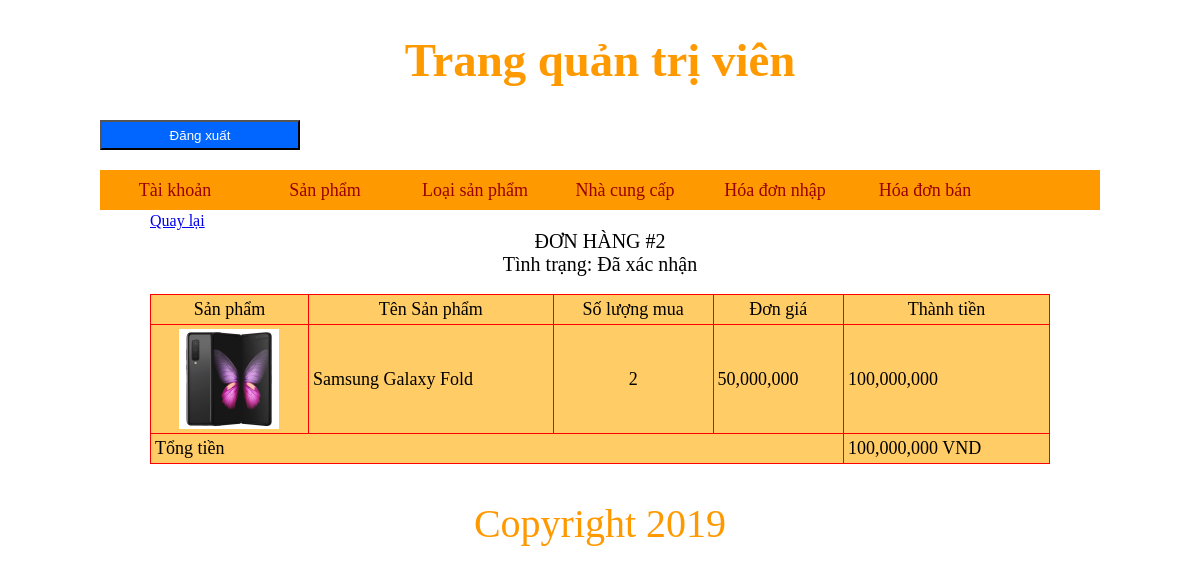
Page /webphukien_congnghe/admin/index.php?quanly=hoadonban&ac=chitiethoadon&id_hoadonban=2 (signed in) on the committed database.
### tables this page shows
CREATE TABLE `hoadonban` (
  `id_hoadonban` int(11) NOT NULL,
  `id_nguoidung` int(11) NOT NULL,
  `ngayhoadon` date NOT NULL,
  `tongtien` float NOT NULL,
  `tinhtrang` varchar(20) NOT NULL,
  `ngaythanhtoan` date NOT NULL
);

CREATE TABLE `chitietban` (
  `id_hoadonban` int(11) NOT NULL,
  `id_sanpham` int(11) NOT NULL,
  `dongia` int(11) NOT NULL,
  `soluong` int(11) NOT NULL,
  `thanhtien` int(11) NOT NULL
);

CREATE TABLE `sanpham` (
  `id_sanpham` int(11) NOT NULL,
  `tensp` varchar(50) NOT NULL,
  `giasp` int(11) NOT NULL,
  `mota` varchar(100) NOT NULL,
  `soluong` int(11) NOT NULL,
  `baohanh` int(11) NOT NULL,
  `hinhanh` varchar(100) NOT NULL,
  `id_loaisp` int(11) NOT NULL,
  `id_ncc` int(11) NOT NULL
);

### webphukien_congnghe/config/config.php (called while the page is built, shortened)
<?php
global $conn;
function select_query($sql) {
	global $conn;
	$query = mysqli_query($conn, $sql);
	$result = array();
	if ($query){
		while ($row = mysqli_fetch_assoc($query)){
			$result[] = $row;
		}
	}
	return $result;
}
?>

### webphukien_congnghe/admin/quanlyhoadonban/chitiet_hoadonban.php (the view, shortened to what this page needs)
<?php
	if(isset($_GET['id_hoadonban'])) {
		$mahoadon = $_GET['id_hoadonban'];
		$sql_get_tinhtrang = "select tinhtrang from hoadonban where id_hoadonban = $mahoadon";
		$tinhtrang = select_query($sql_get_tinhtrang);
		$sql = "select sp.hinhanh, sp.id_sanpham, sp.tensp, ct.dongia, ct.soluong, ct.thanhtien
				from sanpham sp, chitietban ct
				where ct.id_sanpham = sp.id_sanpham and ct.id_hoadonban = $mahoadon";
		$result = select_query($sql);
?>
	<a href="?quanly=hoadonban&ac=lietke">Quay lại</a>
	<center><p style="font-size:20px">
    	ĐƠN HÀNG #<?php echo $mahoadon?>
    	Tình trạng: <?php echo $tinhtrang[0]['tinhtrang']?>
    </center></p>
    <table width="100%" border="1">
    <tr>
        <td style="text-align:center">Sản phẩm</span></td>
        <td style="text-align:center">Tên Sản phẩm</span></td>
        <td style="text-align:center">Số lượng mua</span></td>
        <td style="text-align:center">Đơn giá</span></td>
        <td style="text-align:center">Thành tiền</span></td>
    </tr>
    <?php
        $tongtien = 0;
        foreach($result as $item) {
            $tongtien += $item['thanhtien'];
    ?>
        <tr>
            <td style="text-align:center">
            	<img src="quanlysanpham/uploads/<?php echo $item['hinhanh']; ?>" width="100" height="100" />
            </td>
            <td><?php echo $item['tensp']?></td>
            <td style="text-align:center"><?php echo $item['soluong']?></td>
            <td><?php echo number_format($item['dongia']) ?></td>
            <td><?php echo number_format($item['thanhtien']) ?></td>
        </tr>
    <?php
        }
    ?>
        <tr>
            <td colspan="4">Tổng tiền</td>
            <td><?php echo number_format($tongtien)?> VND</td>
        </tr>
   </table>
<?php
	}
	else {
		echo 'Có lỗi xảy ra với đơn hàng này, vui lòng thử lại sau!';
	}
?>

### webphukien_congnghe/css/admin.css (style rules this page uses)
body { background:#fff; }
* { padding:0; margin:0; }
table { border-collapse:collapse; width:100%; background-color:#FC6; border:1px solid #F00; }
table tr td { color:#000; font-size:18px; padding:4px; }

### rows in the picture
hoadonban: tinhtrang "Đã xác nhận"
chitietban: id_sanpham.hinhanh (picture), id_sanpham.tensp "Samsung Galaxy Fold", soluong "2", dongia "50,000,000", thanhtien "100,000,000"

### other values in the picture
$mahoadon "2"
$tongtien "100,000,000"
